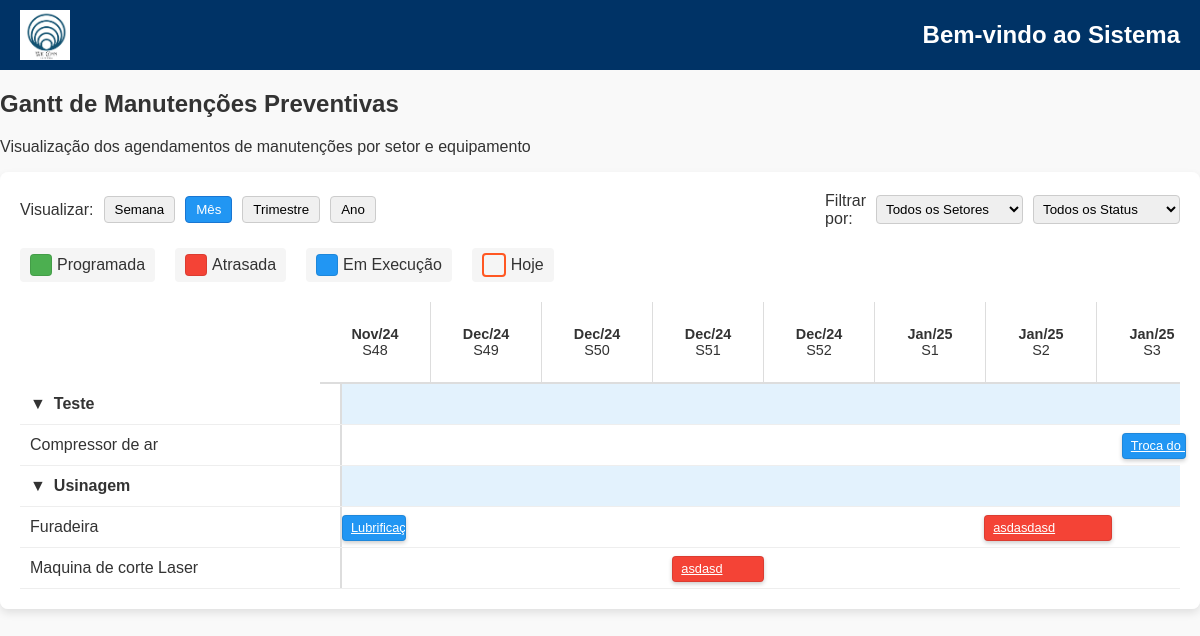
Page /gantt/ (signed in) on the committed database.
### gestaoOS/models.py (models this page shows, shortened)
class Setor(models.Model):
    nome = models.CharField(max_length=100, unique=True)

### GestaoPrev/models.py (models this page shows, shortened)
class ManutencaoPreventiva(models.Model):
    equipamento = models.ForeignKey(
        'CadEquip.Equipamento', on_delete=models.CASCADE, related_name='manutencoes'
    )
    pecas = models.ManyToManyField(
    'cadEstoque.Pecas',
    related_name='manutencoes',
    blank=True
    )
    tipo_calculo = models.CharField(max_length=100, choices=[('horas', 'Horas'), ('meses', 'Meses'), ('ambos', 'Ambos')])
    requer_parada = models.BooleanField(default=False)
    descricao = models.TextField()
    status = models.CharField(max_length=50, choices=[
        ('programada', 'Programada'),
        ('em_execucao', 'Em Execução'),
        ('atrasada', 'Atrasada')
    ], default='Programada')
    duracao_estimada = models.FloatField(help_text="Duração estimada em horas", null=True)
    duracao_real = models.FloatField(help_text="Duração real em horas", null=True)
    data_ultima_manutencao = models.DateField(null=True, blank=True)
    data_proxima_manutencao = models.DateField(null=True, blank=True)
    horimetro_atual = models.FloatField(null=True, blank=True)
    periodo_meses = models.IntegerField(null=True, blank=True)
    horas_intervalo = models.FloatField(null=True, blank=True)
    procedimentos = models.FileField(upload_to='procedimento_pdfs/', blank=True, null=True)
    @classmethod
    def atualizar_todos_status(cls):
        hoje = date.today()
        cls.objects.filter(
            data_proxima_manutencao__lt=hoje,
            status='programada'
        ).update(status='atrasada')
        cls.objects.filter(
            data_proxima_manutencao__gte=hoje,
            status='atrasada'
        ).update(status='programada')

### CadEquip/models.py (models this page shows, shortened)
class Equipamento(models.Model):
    CLASSIFICACAO = [
        ('a', 'A'),
        ('b', 'B'),
        ('c', 'C'),
    ]
    nome = models.CharField(max_length=200)
    tag = models.CharField(max_length=200, unique=True)
    patrimonio = models.CharField(
        max_length=200,
        unique=True,
        blank=True,  # Allow blank values
        null=True   # Allow null values
    )
    modelo = models.CharField(max_length=200)
    fabricante = models.CharField(max_length=200)
    numero_serie = models.CharField(max_length=200, unique=False, blank=True, null=True)
    ano_fabricacao = models.CharField(max_length=200, blank=True, null=True)
    data_criacao = models.DateTimeField(auto_now_add=True)
    setor = models.ForeignKey('gestaoOS.Setor', on_delete=models.CASCADE, related_name='equipamentos')
    local = models.CharField(max_length=150, blank=True, null=True)
    foto = models.ImageField(upload_to='fotos_equipamentos/%Y/%m/%d/', null=True, blank=True)
    fornecedor = models.ForeignKey(
        'CadFornecedor.Fornecedor',  # Relaciona ao modelo Fornecedor do app CadFornecedor
        on_delete=models.SET_NULL,
        related_name='equipamentos',
        null=True,
        blank=True
    )
    manual_operacao = models.FileField(upload_to='manuais/', null=True, blank=True)
    garantia_termino = models.DateField(null=True, blank=True)
    classe = models.CharField(max_length=1, blank=True, null=True)
    ssma = models.CharField(
        max_length=1,
        choices=CLASSIFICACAO,
        default='c',
    )
    qualidade = models.CharField(
        max_length=1,
        choices=CLASSIFICACAO,
        default='c',
    )
    operacao = models.CharField(
        max_length=1,
        choices=CLASSIFICACAO,
        default='c',
    )
    entrega = models.CharField(
        max_length=1,
        choices=CLASSIFICACAO,
        default='c',
    )
    mtbf = models.CharField(
        max_length=1,
        choices=CLASSIFICACAO,
        default='c',
    )
    mttr = models.CharField(
        max_length=1,
        choices=CLASSIFICACAO,
        default='c',
    )
    horimetro_atual = models.FloatField(default=0, help_text="Horas totais de operação do equipamento")
    ultima_atualizacao = models.DateTimeField(null=True, blank=True)
    class Meta:
        verbose_name = 'Equipamento'
        verbose_name_plural = 'Equipamentos'

### GestaoPrev/views.py (the view)
# urls.py: path('gantt/', views.gantt_manutencoes, name='gantt_manutencoes'),
@login_required
def gantt_manutencoes(request):
    ManutencaoPreventiva.atualizar_todos_status()
    manutencoes = ManutencaoPreventiva.objects.select_related(
        'equipamento__setor'
    ).order_by('equipamento__setor__nome', 'equipamento__nome')
    min_date = manutencoes.aggregate(Min('data_proxima_manutencao'))['data_proxima_manutencao__min']
    max_date = manutencoes.aggregate(Max('data_proxima_manutencao'))['data_proxima_manutencao__max']
    if not min_date or not max_date:
        return render(request, 'gantt_manutencoes.html', {
            'error': 'Nenhuma manutenção programada encontrada'
        })
    total_days = (max_date - min_date).days + 1  # +1 para incluir o último dia
    timeline = []
    current_date = min_date
    while current_date <= max_date:
        timeline.append({
            'week_start': current_date,
            'week_number': current_date.isocalendar()[1],
            'month': current_date.strftime('%b/%y')
        })
        current_date += timedelta(days=7)
    estrutura = {}
    for manutencao in manutencoes:
        setor_nome = manutencao.equipamento.setor.nome if manutencao.equipamento.setor else 'Sem Setor'
        equipamento_nome = manutencao.equipamento.nome
        if setor_nome not in estrutura:
            estrutura[setor_nome] = {
                'equipamentos': {},
                'collapsed': False
            }
        if equipamento_nome not in estrutura[setor_nome]['equipamentos']:
            estrutura[setor_nome]['equipamentos'][equipamento_nome] = []
        estrutura[setor_nome]['equipamentos'][equipamento_nome].append(manutencao)
    context = {
        'estrutura': estrutura,
        'timeline': timeline,
        'min_date': min_date,
        'max_date': max_date,
        'total_days': total_days,
        'status_colors': {
            'programada': '#4CAF50',
            'atrasada': '#F44336',
            'em_execucao': '#2196F3'
        },
        'today': datetime.now().date()
    }
    return render(request, 'gantt_manutencoes.html', context)

### GestaoPrev/templates/gantt_manutencoes.html (shortened to what this page needs)
{% extends 'base.html' %}
{% load static %}
{% load filters %}
{% block content %}
<div class="container-fluid">
    <div class="row mb-4">
        <div class="col">
            <h2>Gantt de Manutenções Preventivas</h2>
            <p class="text-muted">Visualização dos agendamentos de manutenções por setor e equipamento</p>
        </div>
    </div>
    <div class="gantt-container">
        <div class="gantt-controls">
            <div class="zoom-controls">
                <span>Visualizar:</span>
                <button class="zoom-btn" data-scale="week">Semana</button>
                <button class="zoom-btn active" data-scale="month">Mês</button>
                <button class="zoom-btn" data-scale="quarter">Trimestre</button>
                <button class="zoom-btn" data-scale="year">Ano</button>
            </div>
            <div class="filter-controls">
                <span>Filtrar por:</span>
                <select id="filter-setor">
                    <option value="">Todos os Setores</option>
                </select>
                <select id="filter-status">
                    <option value="">Todos os Status</option>
                </select>
            </div>
        </div>
        <div class="legend">
            <div class="legend-item">
                <div class="legend-color" style="background-color: #4CAF50;"></div>
                <span>Programada</span>
            </div>
            <div class="legend-item">
                <div class="legend-color" style="background-color: #F44336;"></div>
                <span>Atrasada</span>
            </div>
            <div class="legend-item">
                <div class="legend-color" style="background-color: #2196F3;"></div>
                <span>Em Execução</span>
            </div>
            <div class="legend-item">
                <div class="legend-color" style="background: transparent; border: 2px solid #FF5722;"></div>
                <span>Hoje</span>
            </div>
        </div>
        <div class="timeline-container">
            <div class="timeline-header timeline-header-month active" data-scale="month">
                {% for week in timeline %}
                <div class="timeline-month" style="width: 100px;">
                    <div class="month">{{ week.month }}</div>
                    <div class="week">S{{ week.week_number }}</div>
                </div>
                {% endfor %}
            </div>
        </div>
        <div class="rows-container">
            {% for setor, dados_setor in estrutura.items %}
            <div class="setor-group" data-setor="{{ setor }}">
                <div class="gantt-row setor-label">
                    <div class="row-label">
                        <span class="toggle-icon">▼</span>
                        {{ setor }}
                    </div>
                    <div class="bars-container"></div>
                </div>
                {% for equipamento, manutencoes in dados_setor.equipamentos.items %}
                <div class="gantt-row">
                    <div class="row-label">{{ equipamento }}</div>
                    <div class="bars-container">
                        {% for manutencao in manutencoes %}
                        <a href="{% url 'gerar_os_preventiva' manutencao.id %}"
                           class="gantt-bar {{ manutencao.status }}"
                           data-start="{{ manutencao.data_proxima_manutencao|date:'Y-m-d' }}"
                           data-duration="{{ manutencao.duracao_estimada|default:1 }}"
                           data-id="{{ manutencao.id }}"
                           data-descricao="{{ manutencao.descricao }}"
                           data-equip="{{ manutencao.equipamento.nome }}"
                           data-status="{{ manutencao.status }}"
                           data-data="{{ manutencao.data_proxima_manutencao|date:'d/m/Y' }}">
                            {{ manutencao.descricao|truncatechars:20 }}
                        </a>
                        {% endfor %}
                    </div>
                </div>
                {% endfor %}
            </div>
            {% endfor %}
        </div>
    </div>
</div>
{% endblock %}

### gestaoOS/static/css/style.css (style rules this page uses)
body { font-family: Garamond, sans-serif; margin: 0; padding: 0; background-color: #f9f9f9; color: #333; }
input, select, textarea { width: 100%; }

### GestaoPrev/templates/gantt_manutencoes.html (style rules this page uses)
.gantt-container { overflow-x: auto; overflow-y: visible; padding: 20px; background: white; border-radius: 8px; box-shadow: 0 4px 8px rgba(0,0,0,0.1); margin-bottom: 30px; }
.gantt-controls { display: flex; justify-content: space-between; margin-bottom: 15px; flex-wrap: wrap; gap: 10px; }
.zoom-controls { display: flex; align-items: center; gap: 10px; }
.zoom-btn { padding: 5px 10px; background: #f0f0f0; border: 1px solid #ccc; border-radius: 4px; cursor: pointer; transition: all 0.2s; }
.zoom-btn.active { background: #2196F3; color: white; border-color: #1976D2; }
.filter-controls { display: flex; gap: 10px; align-items: center; }
.filter-controls select { padding: 5px; border-radius: 4px; border: 1px solid #ccc; }
.timeline-container { position: sticky; top: 0; z-index: 3; background: white; overflow: visible; }
.timeline-header { display: flex; margin-left: 300px; height: 80px; background: #f5f5f5; border-bottom: 2px solid #ddd; }
.timeline-week, .timeline-month, .timeline-quarter, .timeline-year { text-align: center; padding: 5px; font-size: 0.9em; background: white; display: flex; flex-direction: column; justify-content: center; border-right: 1px solid #ddd; flex: 0 0 auto; }
.timeline-header-week, .timeline-header-month, .timeline-header-quarter, .timeline-header-year { display: none; }
.timeline-header-week.active, .timeline-header-month.active, .timeline-header-quarter.active, .timeline-header-year.active { display: flex; }
.timeline-week .month, .timeline-month .month, .timeline-quarter .quarter, .timeline-year .year { font-weight: bold; color: #333; }
.rows-container { position: relative; }
.gantt-row { display: flex; height: 40px; border-bottom: 1px solid #eee; position: relative; transition: background-color 0.2s; }
.row-label { position: sticky; left: 0; width: 300px; min-width: 300px; flex: 0 0 300px; background: white; z-index: 2; padding: 10px; border-right: 2px solid #ddd; display: flex; align-items: center; overflow: hidden; text-overflow: ellipsis; white-space: nowrap; }
.setor-label { background-color: #e3f2fd; font-weight: bold; z-index: 2; cursor: pointer; }
.setor-label .toggle-icon { margin-right: 8px; transition: transform 0.3s; }
.bars-container { flex: 1; position: relative; min-width: 1000px; }
.gantt-bar { position: absolute; height: 24px; border-radius: 4px; cursor: pointer; transition: all 0.2s; display: flex; align-items: center; padding: 0 8px; color: white; font-size: 0.8em; white-space: nowrap; overflow: hidden; text-overflow: ellipsis; box-shadow: 0 2px 4px rgba(0,0,0,0.2); border: 1px solid rgba(0,0,0,0.1); top: 8px; }
.gantt-bar.atrasada { background-color: #F44336; }
.gantt-bar.em_execucao { background-color: #2196F3; }
.legend { margin: 20px 0; display: flex; gap: 20px; flex-wrap: wrap; }
.legend-item { display: flex; align-items: center; gap: 5px; padding: 5px 10px; border-radius: 4px; background: #f5f5f5; }
.legend-color { width: 20px; height: 20px; border-radius: 4px; border: 1px solid rgba(0,0,0,0.1); }

### rows in the picture
Setor: estrutura "Teste"
ManutencaoPreventiva: nome "Compressor de ar"
ManutencaoPreventiva: descricao "Troca…"
Setor: estrutura "Usinagem"
ManutencaoPreventiva: nome "Furadeira", descricao "Lubrif…"
ManutencaoPreventiva: descricao "asdasdasd"
ManutencaoPreventiva: nome "Maquina de corte Laser"
ManutencaoPreventiva: descricao "asdasd"

### other values in the picture
{{ week.month }} "Nov/24" "Dec/24" "Dec/24" "Dec/24" "Dec/24" "Jan/25" "Jan/25" "Jan/25"
{{ week.week_number }} "48" "49" "50" "51" "52" "1" "2" "3"
